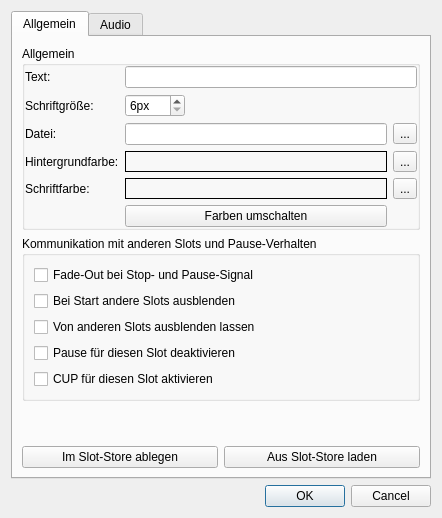
<?xml version="1.0" encoding="UTF-8"?>
<ui version="4.0">
 <class>EditCartSlotDialog</class>
 <widget class="QDialog" name="EditCartSlotDialog">
  <property name="geometry">
   <rect>
    <x>0</x>
    <y>0</y>
    <width>442</width>
    <height>518</height>
   </rect>
  </property>
  <property name="windowTitle">
   <string>Slot editieren</string>
  </property>
  <layout class="QVBoxLayout" name="verticalLayout_2">
   <item>
    <widget class="QTabWidget" name="tabWidget">
     <property name="currentIndex">
      <number>0</number>
     </property>
     <widget class="QWidget" name="tab">
      <attribute name="title">
       <string>Allgemein</string>
      </attribute>
      <layout class="QVBoxLayout" name="verticalLayout_3">
       <item>
        <widget class="QGroupBox" name="groupBox_2">
         <property name="title">
          <string>Allgemein</string>
         </property>
         <property name="flat">
          <bool>true</bool>
         </property>
         <layout class="QGridLayout" name="gridLayout_3">
          <property name="leftMargin">
           <number>0</number>
          </property>
          <property name="topMargin">
           <number>0</number>
          </property>
          <property name="rightMargin">
           <number>0</number>
          </property>
          <property name="bottomMargin">
           <number>0</number>
          </property>
          <item row="2" column="0">
           <widget class="QLabel" name="label_3">
            <property name="sizePolicy">
             <sizepolicy hsizetype="Fixed" vsizetype="Preferred">
              <horstretch>0</horstretch>
              <verstretch>0</verstretch>
             </sizepolicy>
            </property>
            <property name="text">
             <string>Datei:</string>
            </property>
           </widget>
          </item>
          <item row="2" column="2" colspan="2">
           <widget class="QLineEdit" name="fileText"/>
          </item>
          <item row="0" column="2" colspan="3">
           <widget class="QLineEdit" name="line1Text"/>
          </item>
          <item row="0" column="0">
           <widget class="QLabel" name="label">
            <property name="sizePolicy">
             <sizepolicy hsizetype="Fixed" vsizetype="Preferred">
              <horstretch>0</horstretch>
              <verstretch>0</verstretch>
             </sizepolicy>
            </property>
            <property name="text">
             <string>Text:</string>
            </property>
           </widget>
          </item>
          <item row="3" column="0">
           <widget class="QLabel" name="label_4">
            <property name="sizePolicy">
             <sizepolicy hsizetype="Fixed" vsizetype="Preferred">
              <horstretch>0</horstretch>
              <verstretch>0</verstretch>
             </sizepolicy>
            </property>
            <property name="text">
             <string>Hintergrundfarbe:</string>
            </property>
           </widget>
          </item>
          <item row="1" column="0">
           <widget class="QLabel" name="label_5">
            <property name="text">
             <string>Schriftgröße:</string>
            </property>
           </widget>
          </item>
          <item row="2" column="4">
           <widget class="QToolButton" name="selectFileButton">
            <property name="text">
             <string notr="true">...</string>
            </property>
           </widget>
          </item>
          <item row="3" column="2" colspan="2">
           <widget class="QLabel" name="colorLabel">
            <property name="sizePolicy">
             <sizepolicy hsizetype="Expanding" vsizetype="Preferred">
              <horstretch>0</horstretch>
              <verstretch>0</verstretch>
             </sizepolicy>
            </property>
            <property name="autoFillBackground">
             <bool>false</bool>
            </property>
            <property name="styleSheet">
             <string notr="true">border:1px solid #000000;</string>
            </property>
           </widget>
          </item>
          <item row="1" column="2">
           <widget class="QSpinBox" name="fontSizeSpinBox">
            <property name="sizePolicy">
             <sizepolicy hsizetype="Fixed" vsizetype="Fixed">
              <horstretch>0</horstretch>
              <verstretch>0</verstretch>
             </sizepolicy>
            </property>
            <property name="suffix">
             <string notr="true">px</string>
            </property>
            <property name="minimum">
             <number>6</number>
            </property>
            <property name="maximum">
             <number>300</number>
            </property>
           </widget>
          </item>
          <item row="3" column="4">
           <widget class="QToolButton" name="selectColorButton">
            <property name="text">
             <string notr="true">...</string>
            </property>
           </widget>
          </item>
          <item row="4" column="2" colspan="2">
           <widget class="QLabel" name="fontColorLabel">
            <property name="sizePolicy">
             <sizepolicy hsizetype="Expanding" vsizetype="Preferred">
              <horstretch>0</horstretch>
              <verstretch>0</verstretch>
             </sizepolicy>
            </property>
            <property name="styleSheet">
             <string notr="true">border:1px solid #000000;</string>
            </property>
           </widget>
          </item>
          <item row="4" column="0">
           <widget class="QLabel" name="label_8">
            <property name="text">
             <string>Schriftfarbe:</string>
            </property>
           </widget>
          </item>
          <item row="4" column="4">
           <widget class="QToolButton" name="selectFontColorButton">
            <property name="text">
             <string notr="true">...</string>
            </property>
           </widget>
          </item>
          <item row="5" column="2" colspan="2">
           <widget class="QPushButton" name="swapColorsButton">
            <property name="text">
             <string>Farben umschalten</string>
            </property>
           </widget>
          </item>
         </layout>
        </widget>
       </item>
       <item>
        <widget class="QGroupBox" name="groupBox_4">
         <property name="title">
          <string>Kommunikation mit anderen Slots und Pause-Verhalten</string>
         </property>
         <property name="flat">
          <bool>true</bool>
         </property>
         <layout class="QVBoxLayout" name="verticalLayout">
          <item>
           <widget class="QCheckBox" name="fadeOutCheckBox">
            <property name="text">
             <string>Fade-Out bei Stop- und Pause-Signal</string>
            </property>
           </widget>
          </item>
          <item>
           <widget class="QCheckBox" name="fadeOthersCheckBox">
            <property name="text">
             <string>Bei Start andere Slots ausblenden</string>
            </property>
           </widget>
          </item>
          <item>
           <widget class="QCheckBox" name="letFadeCheckBox">
            <property name="text">
             <string>Von anderen Slots ausblenden lassen</string>
            </property>
           </widget>
          </item>
          <item>
           <widget class="QCheckBox" name="disablePause">
            <property name="text">
             <string>Pause für diesen Slot deaktivieren</string>
            </property>
           </widget>
          </item>
          <item>
           <widget class="QCheckBox" name="enableCup">
            <property name="text">
             <string>CUP für diesen Slot aktivieren</string>
            </property>
           </widget>
          </item>
         </layout>
        </widget>
       </item>
       <item>
        <widget class="DeviceSelectWidget" name="deviceSelectWidget" native="true"/>
       </item>
       <item>
        <spacer name="verticalSpacer">
         <property name="orientation">
          <enum>Qt::Vertical</enum>
         </property>
         <property name="sizeHint" stdset="0">
          <size>
           <width>20</width>
           <height>40</height>
          </size>
         </property>
        </spacer>
       </item>
       <item>
        <layout class="QHBoxLayout" name="slotStoreLayout">
         <item>
          <widget class="QPushButton" name="saveSlotButton">
           <property name="text">
            <string>Im Slot-Store ablegen</string>
           </property>
          </widget>
         </item>
         <item>
          <widget class="QPushButton" name="loadSlotButton">
           <property name="text">
            <string>Aus Slot-Store laden</string>
           </property>
          </widget>
         </item>
        </layout>
       </item>
      </layout>
     </widget>
     <widget class="QWidget" name="tab_2">
      <attribute name="title">
       <string>Audio</string>
      </attribute>
      <layout class="QVBoxLayout" name="verticalLayout_4">
       <item>
        <widget class="QScrollArea" name="scrollArea">
         <property name="minimumSize">
          <size>
           <width>0</width>
           <height>200</height>
          </size>
         </property>
         <property name="maximumSize">
          <size>
           <width>16777215</width>
           <height>200</height>
          </size>
         </property>
         <property name="palette">
          <palette>
           <active>
            <colorrole role="WindowText">
             <brush brushstyle="SolidPattern">
              <color alpha="255">
               <red>255</red>
               <green>255</green>
               <blue>255</blue>
              </color>
             </brush>
            </colorrole>
            <colorrole role="Button">
             <brush brushstyle="SolidPattern">
              <color alpha="255">
               <red>0</red>
               <green>0</green>
               <blue>0</blue>
              </color>
             </brush>
            </colorrole>
            <colorrole role="Light">
             <brush brushstyle="SolidPattern">
              <color alpha="255">
               <red>0</red>
               <green>0</green>
               <blue>0</blue>
              </color>
             </brush>
            </colorrole>
            <colorrole role="Midlight">
             <brush brushstyle="SolidPattern">
              <color alpha="255">
               <red>0</red>
               <green>0</green>
               <blue>0</blue>
              </color>
             </brush>
            </colorrole>
            <colorrole role="Dark">
             <brush brushstyle="SolidPattern">
              <color alpha="255">
               <red>0</red>
               <green>0</green>
               <blue>0</blue>
              </color>
             </brush>
            </colorrole>
            <colorrole role="Mid">
             <brush brushstyle="SolidPattern">
              <color alpha="255">
               <red>0</red>
               <green>0</green>
               <blue>0</blue>
              </color>
             </brush>
            </colorrole>
            <colorrole role="Text">
             <brush brushstyle="SolidPattern">
              <color alpha="255">
               <red>255</red>
               <green>255</green>
               <blue>255</blue>
              </color>
             </brush>
            </colorrole>
            <colorrole role="BrightText">
             <brush brushstyle="SolidPattern">
              <color alpha="255">
               <red>255</red>
               <green>255</green>
               <blue>255</blue>
              </color>
             </brush>
            </colorrole>
            <colorrole role="ButtonText">
             <brush brushstyle="SolidPattern">
              <color alpha="255">
               <red>255</red>
               <green>255</green>
               <blue>255</blue>
              </color>
             </brush>
            </colorrole>
            <colorrole role="Base">
             <brush brushstyle="SolidPattern">
              <color alpha="255">
               <red>0</red>
               <green>0</green>
               <blue>0</blue>
              </color>
             </brush>
            </colorrole>
            <colorrole role="Window">
             <brush brushstyle="SolidPattern">
              <color alpha="255">
               <red>0</red>
               <green>0</green>
               <blue>0</blue>
              </color>
             </brush>
            </colorrole>
            <colorrole role="Shadow">
             <brush brushstyle="SolidPattern">
              <color alpha="255">
               <red>0</red>
               <green>0</green>
               <blue>0</blue>
              </color>
             </brush>
            </colorrole>
            <colorrole role="AlternateBase">
             <brush brushstyle="SolidPattern">
              <color alpha="255">
               <red>0</red>
               <green>0</green>
               <blue>0</blue>
              </color>
             </brush>
            </colorrole>
            <colorrole role="ToolTipBase">
             <brush brushstyle="SolidPattern">
              <color alpha="255">
               <red>255</red>
               <green>255</green>
               <blue>220</blue>
              </color>
             </brush>
            </colorrole>
            <colorrole role="ToolTipText">
             <brush brushstyle="SolidPattern">
              <color alpha="255">
               <red>0</red>
               <green>0</green>
               <blue>0</blue>
              </color>
             </brush>
            </colorrole>
           </active>
           <inactive>
            <colorrole role="WindowText">
             <brush brushstyle="SolidPattern">
              <color alpha="255">
               <red>255</red>
               <green>255</green>
               <blue>255</blue>
              </color>
             </brush>
            </colorrole>
            <colorrole role="Button">
             <brush brushstyle="SolidPattern">
              <color alpha="255">
               <red>0</red>
               <green>0</green>
               <blue>0</blue>
              </color>
             </brush>
            </colorrole>
            <colorrole role="Light">
             <brush brushstyle="SolidPattern">
              <color alpha="255">
               <red>0</red>
               <green>0</green>
               <blue>0</blue>
              </color>
             </brush>
            </colorrole>
            <colorrole role="Midlight">
             <brush brushstyle="SolidPattern">
              <color alpha="255">
               <red>0</red>
               <green>0</green>
               <blue>0</blue>
              </color>
             </brush>
            </colorrole>
            <colorrole role="Dark">
             <brush brushstyle="SolidPattern">
              <color alpha="255">
               <red>0</red>
               <green>0</green>
               <blue>0</blue>
              </color>
             </brush>
            </colorrole>
            <colorrole role="Mid">
             <brush brushstyle="SolidPattern">
              <color alpha="255">
               <red>0</red>
               <green>0</green>
               <blue>0</blue>
              </color>
             </brush>
            </colorrole>
            <colorrole role="Text">
             <brush brushstyle="SolidPattern">
              <color alpha="255">
               <red>255</red>
               <green>255</green>
               <blue>255</blue>
              </color>
             </brush>
            </colorrole>
            <colorrole role="BrightText">
             <brush brushstyle="SolidPattern">
              <color alpha="255">
               <red>255</red>
               <green>255</green>
               <blue>255</blue>
              </color>
             </brush>
            </colorrole>
            <colorrole role="ButtonText">
             <brush brushstyle="SolidPattern">
              <color alpha="255">
               <red>255</red>
               <green>255</green>
               <blue>255</blue>
              </color>
             </brush>
            </colorrole>
            <colorrole role="Base">
             <brush brushstyle="SolidPattern">
              <color alpha="255">
               <red>0</red>
               <green>0</green>
               <blue>0</blue>
              </color>
             </brush>
            </colorrole>
            <colorrole role="Window">
             <brush brushstyle="SolidPattern">
              <color alpha="255">
               <red>0</red>
               <green>0</green>
               <blue>0</blue>
              </color>
             </brush>
            </colorrole>
            <colorrole role="Shadow">
             <brush brushstyle="SolidPattern">
              <color alpha="255">
               <red>0</red>
               <green>0</green>
               <blue>0</blue>
              </color>
             </brush>
            </colorrole>
            <colorrole role="AlternateBase">
             <brush brushstyle="SolidPattern">
              <color alpha="255">
               <red>0</red>
               <green>0</green>
               <blue>0</blue>
              </color>
             </brush>
            </colorrole>
            <colorrole role="ToolTipBase">
             <brush brushstyle="SolidPattern">
              <color alpha="255">
               <red>255</red>
               <green>255</green>
               <blue>220</blue>
              </color>
             </brush>
            </colorrole>
            <colorrole role="ToolTipText">
             <brush brushstyle="SolidPattern">
              <color alpha="255">
               <red>0</red>
               <green>0</green>
               <blue>0</blue>
              </color>
             </brush>
            </colorrole>
           </inactive>
           <disabled>
            <colorrole role="WindowText">
             <brush brushstyle="SolidPattern">
              <color alpha="255">
               <red>0</red>
               <green>0</green>
               <blue>0</blue>
              </color>
             </brush>
            </colorrole>
            <colorrole role="Button">
             <brush brushstyle="SolidPattern">
              <color alpha="255">
               <red>0</red>
               <green>0</green>
               <blue>0</blue>
              </color>
             </brush>
            </colorrole>
            <colorrole role="Light">
             <brush brushstyle="SolidPattern">
              <color alpha="255">
               <red>0</red>
               <green>0</green>
               <blue>0</blue>
              </color>
             </brush>
            </colorrole>
            <colorrole role="Midlight">
             <brush brushstyle="SolidPattern">
              <color alpha="255">
               <red>0</red>
               <green>0</green>
               <blue>0</blue>
              </color>
             </brush>
            </colorrole>
            <colorrole role="Dark">
             <brush brushstyle="SolidPattern">
              <color alpha="255">
               <red>0</red>
               <green>0</green>
               <blue>0</blue>
              </color>
             </brush>
            </colorrole>
            <colorrole role="Mid">
             <brush brushstyle="SolidPattern">
              <color alpha="255">
               <red>0</red>
               <green>0</green>
               <blue>0</blue>
              </color>
             </brush>
            </colorrole>
            <colorrole role="Text">
             <brush brushstyle="SolidPattern">
              <color alpha="255">
               <red>0</red>
               <green>0</green>
               <blue>0</blue>
              </color>
             </brush>
            </colorrole>
            <colorrole role="BrightText">
             <brush brushstyle="SolidPattern">
              <color alpha="255">
               <red>255</red>
               <green>255</green>
               <blue>255</blue>
              </color>
             </brush>
            </colorrole>
            <colorrole role="ButtonText">
             <brush brushstyle="SolidPattern">
              <color alpha="255">
               <red>0</red>
               <green>0</green>
               <blue>0</blue>
              </color>
             </brush>
            </colorrole>
            <colorrole role="Base">
             <brush brushstyle="SolidPattern">
              <color alpha="255">
               <red>0</red>
               <green>0</green>
               <blue>0</blue>
              </color>
             </brush>
            </colorrole>
            <colorrole role="Window">
             <brush brushstyle="SolidPattern">
              <color alpha="255">
               <red>0</red>
               <green>0</green>
               <blue>0</blue>
              </color>
             </brush>
            </colorrole>
            <colorrole role="Shadow">
             <brush brushstyle="SolidPattern">
              <color alpha="255">
               <red>0</red>
               <green>0</green>
               <blue>0</blue>
              </color>
             </brush>
            </colorrole>
            <colorrole role="AlternateBase">
             <brush brushstyle="SolidPattern">
              <color alpha="255">
               <red>0</red>
               <green>0</green>
               <blue>0</blue>
              </color>
             </brush>
            </colorrole>
            <colorrole role="ToolTipBase">
             <brush brushstyle="SolidPattern">
              <color alpha="255">
               <red>255</red>
               <green>255</green>
               <blue>220</blue>
              </color>
             </brush>
            </colorrole>
            <colorrole role="ToolTipText">
             <brush brushstyle="SolidPattern">
              <color alpha="255">
               <red>0</red>
               <green>0</green>
               <blue>0</blue>
              </color>
             </brush>
            </colorrole>
           </disabled>
          </palette>
         </property>
         <property name="verticalScrollBarPolicy">
          <enum>Qt::ScrollBarAlwaysOff</enum>
         </property>
         <property name="horizontalScrollBarPolicy">
          <enum>Qt::ScrollBarAlwaysOn</enum>
         </property>
         <property name="widgetResizable">
          <bool>true</bool>
         </property>
         <widget class="QWidget" name="scrollAreaWidgetContents">
          <property name="geometry">
           <rect>
            <x>0</x>
            <y>0</y>
            <width>400</width>
            <height>184</height>
           </rect>
          </property>
         </widget>
        </widget>
       </item>
       <item>
        <widget class="QWidget" name="widget_3" native="true">
         <layout class="QHBoxLayout" name="horizontalLayout_3">
          <property name="spacing">
           <number>0</number>
          </property>
          <property name="leftMargin">
           <number>0</number>
          </property>
          <property name="topMargin">
           <number>0</number>
          </property>
          <property name="rightMargin">
           <number>0</number>
          </property>
          <property name="bottomMargin">
           <number>0</number>
          </property>
          <item>
           <widget class="QPushButton" name="playButton">
            <property name="icon">
             <iconset resource="icons.qrc">
              <normaloff>:/icons/control_play_blue.png</normaloff>:/icons/control_play_blue.png</iconset>
            </property>
            <property name="flat">
             <bool>true</bool>
            </property>
           </widget>
          </item>
          <item>
           <widget class="QPushButton" name="stopButton">
            <property name="icon">
             <iconset resource="icons.qrc">
              <normaloff>:/icons/control_stop_blue.png</normaloff>:/icons/control_stop_blue.png</iconset>
            </property>
            <property name="flat">
             <bool>true</bool>
            </property>
           </widget>
          </item>
          <item>
           <spacer name="horizontalSpacer_3">
            <property name="orientation">
             <enum>Qt::Horizontal</enum>
            </property>
            <property name="sizeHint" stdset="0">
             <size>
              <width>40</width>
              <height>20</height>
             </size>
            </property>
           </spacer>
          </item>
          <item>
           <widget class="QPushButton" name="autoscrollButton">
            <property name="icon">
             <iconset resource="icons.qrc">
              <normaloff>:/icons/timeline_marker.png</normaloff>:/icons/timeline_marker.png</iconset>
            </property>
            <property name="checkable">
             <bool>true</bool>
            </property>
            <property name="checked">
             <bool>true</bool>
            </property>
            <property name="flat">
             <bool>true</bool>
            </property>
           </widget>
          </item>
          <item>
           <spacer name="horizontalSpacer_4">
            <property name="orientation">
             <enum>Qt::Horizontal</enum>
            </property>
            <property name="sizeHint" stdset="0">
             <size>
              <width>40</width>
              <height>20</height>
             </size>
            </property>
           </spacer>
          </item>
          <item>
           <widget class="QPushButton" name="zoomInButton">
            <property name="icon">
             <iconset resource="icons.qrc">
              <normaloff>:/icons/zoom_in.png</normaloff>:/icons/zoom_in.png</iconset>
            </property>
            <property name="flat">
             <bool>true</bool>
            </property>
           </widget>
          </item>
          <item>
           <widget class="QPushButton" name="zoomOutButton">
            <property name="icon">
             <iconset resource="icons.qrc">
              <normaloff>:/icons/zoom_out.png</normaloff>:/icons/zoom_out.png</iconset>
            </property>
            <property name="flat">
             <bool>true</bool>
            </property>
           </widget>
          </item>
         </layout>
        </widget>
       </item>
       <item>
        <widget class="QTabWidget" name="tabWidget2">
         <property name="currentIndex">
          <number>0</number>
         </property>
         <widget class="QWidget" name="tabWidgetPage1">
          <attribute name="icon">
           <iconset resource="icons.qrc">
            <normaloff>:/icons/sound.png</normaloff>:/icons/sound.png</iconset>
          </attribute>
          <attribute name="title">
           <string>Abspieloptionen</string>
          </attribute>
          <layout class="QGridLayout" name="gridLayout">
           <item row="3" column="1" colspan="3">
            <widget class="QSpinBox" name="pitchSpinBox">
             <property name="suffix">
              <string notr="true">%</string>
             </property>
             <property name="minimum">
              <number>-50</number>
             </property>
             <property name="maximum">
              <number>50</number>
             </property>
            </widget>
           </item>
           <item row="3" column="4">
            <spacer name="horizontalSpacer_2">
             <property name="orientation">
              <enum>Qt::Horizontal</enum>
             </property>
             <property name="sizeHint" stdset="0">
              <size>
               <width>40</width>
               <height>20</height>
              </size>
             </property>
            </spacer>
           </item>
           <item row="3" column="0">
            <widget class="QLabel" name="label_9">
             <property name="text">
              <string>Pitch:</string>
             </property>
            </widget>
           </item>
           <item row="2" column="0">
            <widget class="QLabel" name="label_7">
             <property name="text">
              <string>Stop:</string>
             </property>
            </widget>
           </item>
           <item row="1" column="0">
            <widget class="QLabel" name="label_2">
             <property name="text">
              <string>Start:</string>
             </property>
            </widget>
           </item>
           <item row="0" column="0" colspan="6">
            <widget class="QCheckBox" name="loopCheckBox">
             <property name="text">
              <string>Loop</string>
             </property>
             <property name="icon">
              <iconset resource="icons.qrc">
               <normaloff>:/icons/control_repeat_blue.png</normaloff>:/icons/control_repeat_blue.png</iconset>
             </property>
            </widget>
           </item>
           <item row="1" column="1">
            <widget class="QPushButton" name="playCueButton">
             <property name="minimumSize">
              <size>
               <width>30</width>
               <height>0</height>
              </size>
             </property>
             <property name="maximumSize">
              <size>
               <width>30</width>
               <height>16777215</height>
              </size>
             </property>
             <property name="icon">
              <iconset resource="icons.qrc">
               <normaloff>:/icons/control_play_blue.png</normaloff>:/icons/control_play_blue.png</iconset>
             </property>
            </widget>
           </item>
           <item row="1" column="3" colspan="2">
            <widget class="QTimeEdit" name="startPosTime">
             <property name="displayFormat">
              <string notr="true">mm:ss.zzz</string>
             </property>
            </widget>
           </item>
           <item row="2" column="1">
            <widget class="QPushButton" name="stopCueButton">
             <property name="minimumSize">
              <size>
               <width>30</width>
               <height>0</height>
              </size>
             </property>
             <property name="maximumSize">
              <size>
               <width>30</width>
               <height>16777215</height>
              </size>
             </property>
             <property name="icon">
              <iconset resource="icons.qrc">
               <normaloff>:/icons/control_play_blue.png</normaloff>:/icons/control_play_blue.png</iconset>
             </property>
            </widget>
           </item>
           <item row="2" column="3" colspan="2">
            <widget class="QTimeEdit" name="stopPosTime">
             <property name="displayFormat">
              <string notr="true">-mm:ss.zzz</string>
             </property>
            </widget>
           </item>
           <item row="1" column="5">
            <spacer name="horizontalSpacer">
             <property name="orientation">
              <enum>Qt::Horizontal</enum>
             </property>
             <property name="sizeHint" stdset="0">
              <size>
               <width>40</width>
               <height>20</height>
              </size>
             </property>
            </spacer>
           </item>
           <item row="4" column="0" colspan="6">
            <widget class="QWidget" name="widget" native="true">
             <layout class="QHBoxLayout" name="horizontalLayout">
              <property name="leftMargin">
               <number>0</number>
              </property>
              <property name="topMargin">
               <number>0</number>
              </property>
              <property name="rightMargin">
               <number>0</number>
              </property>
              <property name="bottomMargin">
               <number>0</number>
              </property>
              <item>
               <widget class="QLabel" name="label_6">
                <property name="text">
                 <string>Lautstärke anpassen:</string>
                </property>
               </widget>
              </item>
              <item>
               <widget class="QDoubleSpinBox" name="volSpinBox">
                <property name="sizePolicy">
                 <sizepolicy hsizetype="Minimum" vsizetype="Fixed">
                  <horstretch>0</horstretch>
                  <verstretch>0</verstretch>
                 </sizepolicy>
                </property>
                <property name="suffix">
                 <string notr="true"> db</string>
                </property>
                <property name="minimum">
                 <double>-99.989999999999995</double>
                </property>
               </widget>
              </item>
              <item>
               <widget class="QPushButton" name="getMaxVolButton">
                <property name="text">
                 <string>automatisch ermitteln</string>
                </property>
               </widget>
              </item>
             </layout>
            </widget>
           </item>
           <item row="1" column="2">
            <widget class="QPushButton" name="setStartPointButton">
             <property name="icon">
              <iconset resource="icons.qrc">
               <normaloff>:/icons/flag_2.png</normaloff>:/icons/flag_2.png</iconset>
             </property>
            </widget>
           </item>
           <item row="2" column="2">
            <widget class="QPushButton" name="setStopPointButton">
             <property name="icon">
              <iconset resource="icons.qrc">
               <normaloff>:/icons/flag_2.png</normaloff>:/icons/flag_2.png</iconset>
             </property>
            </widget>
           </item>
          </layout>
         </widget>
         <widget class="QWidget" name="tab_3">
          <attribute name="icon">
           <iconset resource="icons.qrc">
            <normaloff>:/icons/mixer.png</normaloff>:/icons/mixer.png</iconset>
          </attribute>
          <attribute name="title">
           <string>Equalizer</string>
          </attribute>
          <layout class="QVBoxLayout" name="verticalLayout_5">
           <item>
            <widget class="QCheckBox" name="eqActiveCheckBox">
             <property name="text">
              <string>aktiviert</string>
             </property>
            </widget>
           </item>
           <item>
            <layout class="QHBoxLayout" name="horizontalLayout_2">
             <item>
              <widget class="QSlider" name="eqCh1">
               <property name="minimum">
                <number>-15</number>
               </property>
               <property name="maximum">
                <number>15</number>
               </property>
               <property name="orientation">
                <enum>Qt::Vertical</enum>
               </property>
               <property name="tickPosition">
                <enum>QSlider::TicksBothSides</enum>
               </property>
               <property name="tickInterval">
                <number>2</number>
               </property>
              </widget>
             </item>
             <item>
              <widget class="QSlider" name="eqCh2">
               <property name="minimum">
                <number>-15</number>
               </property>
               <property name="maximum">
                <number>15</number>
               </property>
               <property name="orientation">
                <enum>Qt::Vertical</enum>
               </property>
               <property name="tickPosition">
                <enum>QSlider::TicksBothSides</enum>
               </property>
               <property name="tickInterval">
                <number>2</number>
               </property>
              </widget>
             </item>
             <item>
              <widget class="QSlider" name="eqCh3">
               <property name="minimum">
                <number>-15</number>
               </property>
               <property name="maximum">
                <number>15</number>
               </property>
               <property name="orientation">
                <enum>Qt::Vertical</enum>
               </property>
               <property name="tickPosition">
                <enum>QSlider::TicksBothSides</enum>
               </property>
               <property name="tickInterval">
                <number>2</number>
               </property>
              </widget>
             </item>
             <item>
              <widget class="QSlider" name="eqCh4">
               <property name="minimum">
                <number>-15</number>
               </property>
               <property name="maximum">
                <number>15</number>
               </property>
               <property name="orientation">
                <enum>Qt::Vertical</enum>
               </property>
               <property name="tickPosition">
                <enum>QSlider::TicksBothSides</enum>
               </property>
               <property name="tickInterval">
                <number>2</number>
               </property>
              </widget>
             </item>
             <item>
              <widget class="QSlider" name="eqCh5">
               <property name="minimum">
                <number>-15</number>
               </property>
               <property name="maximum">
                <number>15</number>
               </property>
               <property name="orientation">
                <enum>Qt::Vertical</enum>
               </property>
               <property name="tickPosition">
                <enum>QSlider::TicksBothSides</enum>
               </property>
               <property name="tickInterval">
                <number>2</number>
               </property>
              </widget>
             </item>
             <item>
              <widget class="QSlider" name="eqCh6">
               <property name="minimum">
                <number>-15</number>
               </property>
               <property name="maximum">
                <number>15</number>
               </property>
               <property name="orientation">
                <enum>Qt::Vertical</enum>
               </property>
               <property name="tickPosition">
                <enum>QSlider::TicksBothSides</enum>
               </property>
               <property name="tickInterval">
                <number>2</number>
               </property>
              </widget>
             </item>
             <item>
              <widget class="QSlider" name="eqCh7">
               <property name="minimum">
                <number>-15</number>
               </property>
               <property name="maximum">
                <number>15</number>
               </property>
               <property name="orientation">
                <enum>Qt::Vertical</enum>
               </property>
               <property name="tickPosition">
                <enum>QSlider::TicksBothSides</enum>
               </property>
               <property name="tickInterval">
                <number>2</number>
               </property>
              </widget>
             </item>
             <item>
              <widget class="QSlider" name="eqCh8">
               <property name="minimum">
                <number>-15</number>
               </property>
               <property name="maximum">
                <number>15</number>
               </property>
               <property name="orientation">
                <enum>Qt::Vertical</enum>
               </property>
               <property name="tickPosition">
                <enum>QSlider::TicksBothSides</enum>
               </property>
               <property name="tickInterval">
                <number>2</number>
               </property>
              </widget>
             </item>
             <item>
              <widget class="QSlider" name="eqCh9">
               <property name="minimum">
                <number>-15</number>
               </property>
               <property name="maximum">
                <number>15</number>
               </property>
               <property name="orientation">
                <enum>Qt::Vertical</enum>
               </property>
               <property name="tickPosition">
                <enum>QSlider::TicksBothSides</enum>
               </property>
               <property name="tickInterval">
                <number>2</number>
               </property>
              </widget>
             </item>
             <item>
              <widget class="QSlider" name="eqCh10">
               <property name="minimum">
                <number>-15</number>
               </property>
               <property name="maximum">
                <number>15</number>
               </property>
               <property name="orientation">
                <enum>Qt::Vertical</enum>
               </property>
               <property name="tickPosition">
                <enum>QSlider::TicksBothSides</enum>
               </property>
               <property name="tickInterval">
                <number>2</number>
               </property>
              </widget>
             </item>
            </layout>
           </item>
          </layout>
         </widget>
        </widget>
       </item>
      </layout>
     </widget>
    </widget>
   </item>
   <item>
    <widget class="QDialogButtonBox" name="buttonBox">
     <property name="orientation">
      <enum>Qt::Horizontal</enum>
     </property>
     <property name="standardButtons">
      <set>QDialogButtonBox::Cancel|QDialogButtonBox::Ok</set>
     </property>
    </widget>
   </item>
  </layout>
 </widget>
 <customwidgets>
  <customwidget>
   <class>DeviceSelectWidget</class>
   <extends>QWidget</extends>
   <header>view/deviceselectwidget.h</header>
   <container>1</container>
  </customwidget>
 </customwidgets>
 <resources>
  <include location="icons.qrc"/>
 </resources>
 <connections>
  <connection>
   <sender>buttonBox</sender>
   <signal>accepted()</signal>
   <receiver>EditCartSlotDialog</receiver>
   <slot>accept()</slot>
   <hints>
    <hint type="sourcelabel">
     <x>248</x>
     <y>254</y>
    </hint>
    <hint type="destinationlabel">
     <x>157</x>
     <y>274</y>
    </hint>
   </hints>
  </connection>
  <connection>
   <sender>buttonBox</sender>
   <signal>rejected()</signal>
   <receiver>EditCartSlotDialog</receiver>
   <slot>reject()</slot>
   <hints>
    <hint type="sourcelabel">
     <x>316</x>
     <y>260</y>
    </hint>
    <hint type="destinationlabel">
     <x>286</x>
     <y>274</y>
    </hint>
   </hints>
  </connection>
 </connections>
</ui>
